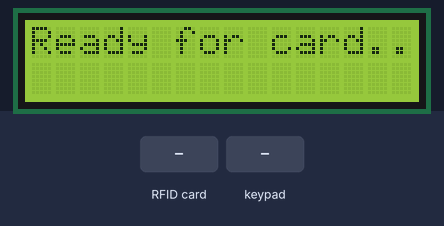
The sketch below on a simulated ESP32. On the bench: 16×2 character LCD. The inputs (shaded band) are chosen by the test bench. WiFi joins after 1.5 s; servers stay silent unless stated; uploads are accepted with an empty reply; what the sketch prints to the serial monitor is not drawn.

Above: at 4.8 s.
4.9 s: RFID card 5E 7A 19 C4 held to the reader
At 6.5 s:
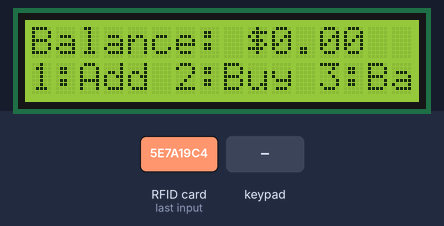
7.9 s: keypad keys 3 5 3 2 1 6 2 3 # pressed 0.4 s apart
At 12.2 s:
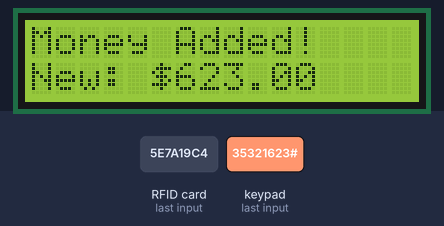
13.0 s: key '2' pressed
At 15.3 s:
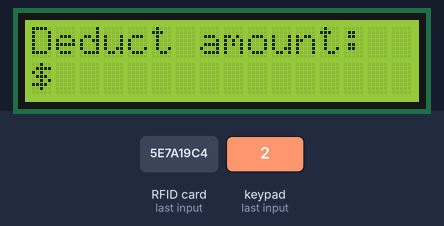
16.0 s: keypad keys 2 2 1 9 1 2 1 3 # pressed 0.4 s apart
At 20.0 s:
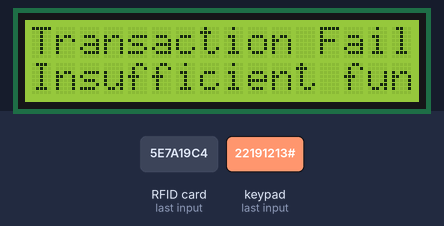
22.6 s: key '3' pressed
At 23.4 s:
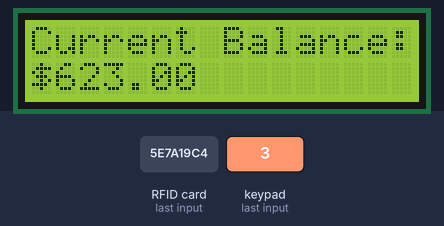
25.6 s: key '1' pressed
At 26.2 s:
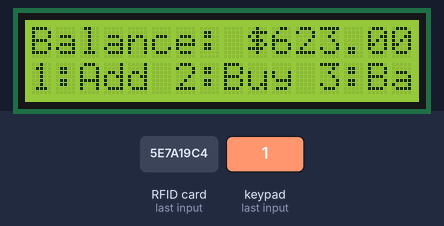
Timing chart, 0 to 28.6 s (numbered marks = the images above; inputs shaded):
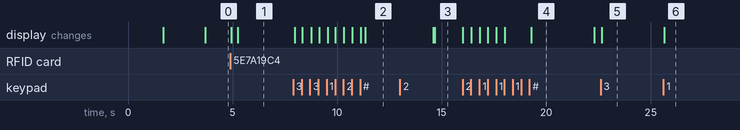

The sketch:

kantyna.ino
```cpp
/*
 * Advanced Cafeteria Management System with Firebase Integration
 * Hardware: ESP32 + RFID-RC522 + 4x4 Keypad + LCD1602
 * Features: User balance management, transaction logging, WiFi connectivity
 */

#include <SPI.h>
#include <MFRC522.h>
#include <Wire.h>
#include <LiquidCrystal_I2C.h>
#include <Keypad.h>
#include <WiFi.h>
#include <HTTPClient.h>
#include <ArduinoJson.h>
#include <WiFiClientSecure.h>
#include "config.h"  // Include configuration file with WiFi and Firebase credentials

// RFID pins - fixed from non-functional version
#define RFID_SS_PIN  5
#define RFID_RST_PIN 21

// Keypad configuration
#define KEYPAD_ROWS 4
#define KEYPAD_COLS 4

char keys[KEYPAD_ROWS][KEYPAD_COLS] = {
  {'1', '2', '3', 'A'},
  {'4', '5', '6', 'B'},
  {'7', '8', '9', 'C'},
  {'*', '0', '#', 'D'}
};

// Keypad pin definitions - corrected from user's pin mapping
byte rowPins[KEYPAD_ROWS] = {22, 19, 12, 13}; // ROW1, ROW2, ROW3, ROW4
byte colPins[KEYPAD_COLS] = {35, 32, 16, 23}; // COL1, COL2, COL3, COL4

// Initialize instances
MFRC522 rfid(RFID_SS_PIN, RFID_RST_PIN);
LiquidCrystal_I2C lcd(0x27, 16, 2); // I2C address may need adjustment
Keypad keypad = Keypad(makeKeymap(keys), rowPins, colPins, KEYPAD_ROWS, KEYPAD_COLS);

// System states
enum SystemState {
  WAITING_FOR_CARD,
  CARD_DETECTED,
  AMOUNT_ENTRY,
  PROCESSING,
  SHOW_BALANCE,
  ERROR_STATE
};

enum OperationType {
  OPERATION_ADD,
  OPERATION_DEDUCT
};

SystemState currentState = WAITING_FOR_CARD;
OperationType currentOperation = OPERATION_ADD;
String inputAmount = "";
String currentCardUID = "";
float currentBalance = 0.0;
bool wifiConnected = false;
unsigned long lastDisplayUpdate = 0;
const unsigned long displayUpdateDelay = 100;

void setup() {
  Serial.begin(115200);

  // Initialize LCD first for status display
  Wire.begin();
  lcd.init();
  lcd.backlight();
  lcd.clear();
  lcd.print("Starting up...");

  // Initialize WiFi
  connectToWiFi();

  // Initialize SPI and RFID
  SPI.begin();
  rfid.PCD_Init();

  // Final setup message
  lcd.clear();
  if (wifiConnected) {
    lcd.print("System Ready");
    lcd.setCursor(0, 1);
    lcd.print("Scan your card");
  } else {
    lcd.print("WiFi Failed!");
    lcd.setCursor(0, 1);
    lcd.print("Local mode only");
  }

  Serial.println("System initialized");
  delay(2000);

  lcd.clear();
  lcd.print("Ready for card...");
}

void loop() {
  // Check WiFi connection periodically
  if (millis() % 30000 == 0) {
    checkWiFiConnection();
  }

  switch(currentState) {
    case WAITING_FOR_CARD:
      handleCardWaiting();
      break;

    case CARD_DETECTED:
      handleCardDetected();
      break;

    case AMOUNT_ENTRY:
      handleAmountEntry();
      break;

    case PROCESSING:
      handleProcessing();
      break;

    case SHOW_BALANCE:
      handleShowBalance();
      break;

    case ERROR_STATE:
      handleError();
      break;
  }
}

void handleCardWaiting() {
  if (rfid.PICC_IsNewCardPresent() && rfid.PICC_ReadCardSerial()) {
    currentCardUID = getCardUID();
    Serial.println("Card detected: " + currentCardUID);

    lcd.clear();
    lcd.print("Card detected!");
    lcd.setCursor(0, 1);
    lcd.print("Loading...");

    // Get user balance from Firebase
    if (wifiConnected) {
      currentBalance = getUserBalance(currentCardUID);
      if (currentBalance >= 0) {
        currentState = CARD_DETECTED;
      } else {
        lcd.clear();
        lcd.print("Card not found!");
        lcd.setCursor(0, 1);
        lcd.print("Register first");
        delay(2000);
        currentState = WAITING_FOR_CARD;
      }
    } else {
      // Offline mode - assume balance exists
      currentBalance = 0.0;
      currentState = CARD_DETECTED;
    }

    rfid.PICC_HaltA();
    rfid.PCD_StopCrypto1();
  }
}

void handleCardDetected() {
  lcd.clear();
  lcd.print("Balance: $" + String(currentBalance, 2));
  lcd.setCursor(0, 1);
  lcd.print("1:Add 2:Buy 3:Bal");

  char key = keypad.getKey();
  if (key) {
    switch (key) {
      case '1': // Add money
        currentOperation = OPERATION_ADD;
        lcd.clear();
        lcd.print("Add amount:");
        inputAmount = "";
        currentState = AMOUNT_ENTRY;
        updateAmountDisplay();
        break;

      case '2': // Buy/Deduct money
        currentOperation = OPERATION_DEDUCT;
        lcd.clear();
        lcd.print("Deduct amount:");
        inputAmount = "";
        currentState = AMOUNT_ENTRY;
        updateAmountDisplay();
        break;

      case '3': // Show balance
        currentState = SHOW_BALANCE;
        break;

      case '*': // Go back
        currentState = WAITING_FOR_CARD;
        lcd.clear();
        lcd.print("Scan your card...");
        break;
    }
  }
}

void handleAmountEntry() {
  char key = keypad.getKey();

  if (key) {
    if (key >= '0' && key <= '9' && inputAmount.length() < 6) {
      inputAmount += key;
      updateAmountDisplay();
    }
    else if (key == '#') { // Confirm amount
      if (inputAmount.length() > 0) {
        float amount = inputAmount.toFloat();
        if (amount > 0) {
          currentState = PROCESSING;
        } else {
          lcd.clear();
          lcd.print("Invalid amount!");
          delay(1500);
          currentState = CARD_DETECTED;
        }
      }
    }
    else if (key == '*') { // Clear amount or go back
      if (inputAmount.length() > 0) {
        inputAmount = "";
        updateAmountDisplay();
      } else {
        currentState = CARD_DETECTED;
      }
    }
    else if (key == 'D') { // Decimal point
      if (inputAmount.indexOf('.') == -1 && inputAmount.length() > 0) {
        inputAmount += ".";
        updateAmountDisplay();
      }
    }
  }
}

void handleProcessing() {
  lcd.clear();
  lcd.print("Processing...");
  lcd.setCursor(0, 1);
  lcd.print("Please wait...");

  float amount = inputAmount.toFloat();
  bool isAddOperation = (currentOperation == OPERATION_ADD);

  // Check if operation is valid
  bool transactionSuccess = false;

  if (wifiConnected) {
    // Update balance in Firebase
    transactionSuccess = updateUserBalance(currentCardUID, amount, isAddOperation);
  } else {
    // Offline mode - just update local balance
    if (isAddOperation) {
      currentBalance += amount;
      transactionSuccess = true;
    } else {
      if (currentBalance >= amount) {
        currentBalance -= amount;
        transactionSuccess = true;
      } else {
        transactionSuccess = false;
      }
    }
  }

  // Show result
  lcd.clear();
  if (transactionSuccess) {
    lcd.print(isAddOperation ? "Money Added!" : "Purchase Done!");
    lcd.setCursor(0, 1);
    lcd.print("New: $" + String(currentBalance, 2));

    // Log transaction
    if (wifiConnected) {
      logTransaction(currentCardUID, amount, isAddOperation);
    }
  } else {
    lcd.print("Transaction Failed!");
    lcd.setCursor(0, 1);
    if (!isAddOperation && currentBalance < amount) {
      lcd.print("Insufficient funds");
    } else {
      lcd.print("Network error");
    }
  }

  delay(3000);

  // Reset to card detected state
  currentState = CARD_DETECTED;
  inputAmount = "";
}

void handleShowBalance() {
  lcd.clear();
  lcd.print("Current Balance:");
  lcd.setCursor(0, 1);
  lcd.print("$" + String(currentBalance, 2));

  char key = keypad.getKey();
  if (key) {
    currentState = CARD_DETECTED;
  }
}

void handleError() {
  lcd.clear();
  lcd.print("System Error!");
  lcd.setCursor(0, 1);
  lcd.print("Please restart");

  delay(5000);
  currentState = WAITING_FOR_CARD;
}

void updateAmountDisplay() {
  lcd.setCursor(0, 1);
  lcd.print("$" + inputAmount + "      ");
}

String getCardUID() {
  String cardUID = "";
  for (byte i = 0; i < rfid.uid.size; i++) {
    if (rfid.uid.uidByte[i] < 0x10) {
      cardUID += "0";
    }
    cardUID += String(rfid.uid.uidByte[i], HEX);
  }
  cardUID.toUpperCase();
  return cardUID;
}

// WiFi and Firebase Helper Functions
void connectToWiFi() {
  lcd.setCursor(0, 1);
  lcd.print("Connecting WiFi...");

  WiFi.begin(ssid, password);
  int attempts = 0;

  while (WiFi.status() != WL_CONNECTED && attempts < 20) {
    delay(500);
    Serial.print(".");
    attempts++;
  }

  if (WiFi.status() == WL_CONNECTED) {
    wifiConnected = true;
    Serial.println("");
    Serial.println("WiFi connected!");
    Serial.print("IP address: ");
    Serial.println(WiFi.localIP());
  } else {
    wifiConnected = false;
    Serial.println("WiFi connection failed!");
  }
}

void checkWiFiConnection() {
  if (WiFi.status() != WL_CONNECTED) {
    wifiConnected = false;
    Serial.println("WiFi disconnected! Attempting reconnection...");
    connectToWiFi();
  }
}

float getUserBalance(String cardUID) {
  if (!wifiConnected) return -1;

  HTTPClient http;
  String url = "https://" + String(FIREBASE_HOST) + "/users/" + cardUID + "/balance.json?auth=" + String(FIREBASE_AUTH);

  http.begin(url);
  int httpResponseCode = http.GET();

  if (httpResponseCode == 200) {
    String response = http.getString();
    http.end();

    if (response == "null") {
      // User doesn't exist, create with 0 balance
      createUser(cardUID);
      return 0.0;
    } else {
      return response.toFloat();
    }
  } else {
    Serial.println("Error getting user balance: " + String(httpResponseCode));
    http.end();
    return -1;
  }
}

bool createUser(String cardUID) {
  if (!wifiConnected) return false;

  HTTPClient http;
  String url = "https://" + String(FIREBASE_HOST) + "/users/" + cardUID + ".json?auth=" + String(FIREBASE_AUTH);

  http.begin(url);
  http.addHeader("Content-Type", "application/json");

  DynamicJsonDocument doc(200);
  doc["balance"] = 0.0;
  doc["created"] = millis();
  doc["name"] = "User " + cardUID.substring(0, 4);

  String jsonString;
  serializeJson(doc, jsonString);

  int httpResponseCode = http.PUT(jsonString);
  http.end();

  return httpResponseCode == 200;
}

bool updateUserBalance(String cardUID, float amount, bool isAddOperation) {
  if (!wifiConnected) return false;

  // First get current balance
  float newBalance;
  if (isAddOperation) {
    newBalance = currentBalance + amount;
  } else {
    if (currentBalance >= amount) {
      newBalance = currentBalance - amount;
    } else {
      return false; // Insufficient funds
    }
  }

  // Update balance in Firebase
  HTTPClient http;
  String url = "https://" + String(FIREBASE_HOST) + "/users/" + cardUID + "/balance.json?auth=" + String(FIREBASE_AUTH);

  http.begin(url);
  http.addHeader("Content-Type", "application/json");

  int httpResponseCode = http.PUT(String(newBalance));
  http.end();

  if (httpResponseCode == 200) {
    currentBalance = newBalance;
    return true;
  } else {
    Serial.println("Error updating balance: " + String(httpResponseCode));
    return false;
  }
}

void logTransaction(String cardUID, float amount, bool isAddOperation) {
  if (!wifiConnected) return;

  HTTPClient http;
  String url = "https://" + String(FIREBASE_HOST) + "/transactions.json?auth=" + String(FIREBASE_AUTH);

  http.begin(url);
  http.addHeader("Content-Type", "application/json");

  DynamicJsonDocument doc(300);
  doc["cardUID"] = cardUID;
  doc["amount"] = amount;
  doc["type"] = isAddOperation ? "add" : "deduct";
  doc["timestamp"] = millis();
  doc["balance_after"] = currentBalance;

  String jsonString;
  serializeJson(doc, jsonString);

  int httpResponseCode = http.POST(jsonString);
  http.end();

  if (httpResponseCode != 200) {
    Serial.println("Error logging transaction: " + String(httpResponseCode));
  }
}
```

config.h
```cpp
/*
 * Configuration Template for Cafeteria Management System
 *
 * Copy this file to 'config.h' and fill in your actual credentials
 * DO NOT commit the config.h file to version control for security!
 */

#ifndef CONFIG_H
#define CONFIG_H

// WiFi Configuration
const char* ssid = "wifi";           // Replace with your WiFi network name
const char* password = "Meow1999";   // Replace with your WiFi password

// Firebase Configuration
const char* FIREBASE_HOST = "test1-c29c0-default-rtdb.europe-west1.firebasedatabase.app";  // Replace with your Firebase Realtime Database URL
const char* FIREBASE_AUTH = "vGopof8yDOMTeggToP3CEnz37JtB0O051AcTHd0W";                      // Replace with your Firebase Database Secret

/*
 * How to get Firebase credentials:
 *
 * 1. Go to Firebase Console (https://console.firebase.google.com/)
 * 2. Create a new project or select existing one
 * 3. Go to "Realtime Database" in the left sidebar
 * 4. Create a database and choose your preferred location
 * 5. For FIREBASE_HOST: Copy the database URL (without https:// and without the trailing slash)
 * 6. For FIREBASE_AUTH:
 *    - Go to Project Settings (gear icon)
 *    - Navigate to "Service Accounts" tab
 *    - Click "Database secrets"
 *    - Copy the secret key
 *
 * Database Structure:
 * The system will automatically create this structure:
 * {
 *   "users": {
 *     "CARD_UID": {
 *       "balance": 0.0,
 *       "name": "User XXXX",
 *       "created": timestamp
 *     }
 *   },
 *   "transactions": {
 *     "transaction_id": {
 *       "cardUID": "CARD_UID",
 *       "amount": 10.0,
 *       "type": "add" or "deduct",
 *       "timestamp": timestamp,
 *       "balance_after": 25.0
 *     }
 *   }
 * }
 */

#endif
```

Measured:
- after the input at 4.9 s, the display: first changes at once (image 1 shows a later state)
- after the input at 7.9 s, the display: first changes after 0.08 s (image 2 shows a later state)
- after the input at 13.0 s, the display: first differs from a run without the input after 1.7 s (image 3)
- after the input at 16.0 s, the display: first changes at once (image 4 shows a later state)
- after the input at 22.6 s, the display: changes after 0.06 s (image 5)
- after the input at 25.6 s, the display: changes after 0.05 s (image 6)
- what the display in image 4 shows lasts 3.0 s, from 19.3 s to 22.3 s
